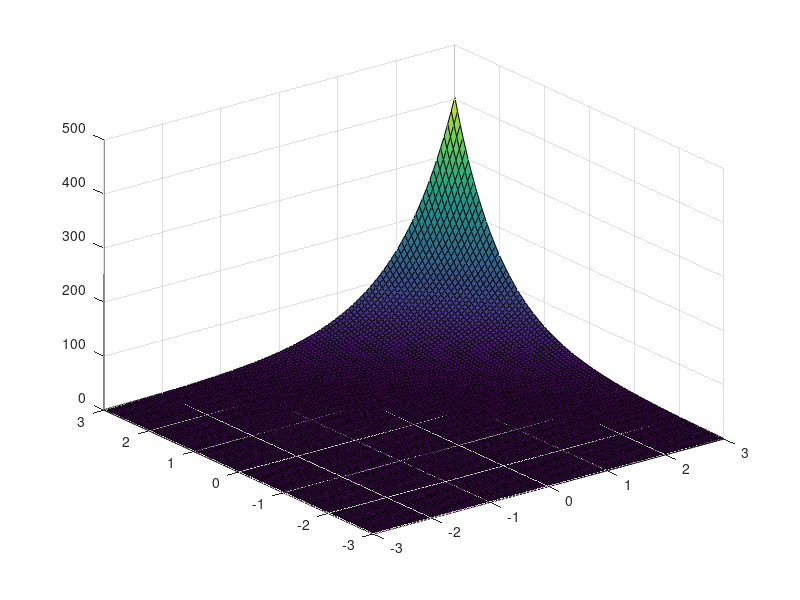

Reproduce this figure in MATLAB.
%{
fs = 8000
len = 1
t = linspace(0,len,len*fs+ 1);
t(end) = [];
s1 = sin(pi*2*440 * t);
s2 = sin(t *550*pi*2);
s3 = sin(pi*t*660*2);
ss = s1 + s2 + s3;
sound(ss,fs);
%}

%{
MATLAB-ban minden by default egy matrix az 1 is egy 1X1 matrix.
by default minden double
scalar/diacic multiple of two vectors

%}

x = [1 2 3]';
y = [1 2 3];

x = linspace(1,10,10);
x(1:2:10); % olyan mint numpyban csak annyi a különbség hogy középen van a lépésköz

dlmwrite('A.txt',x) % -> kiírja az eredményt !!! Nem szép, de működik !!
z = dlmread('A.txt')
% prod -> sokkal gyorsabb mint egy for loop !!!
% ha lehet beépített fv-eket használjunk



f = @(n) sqrt(2 *pi *n) * (n/exp(1))^n;

f(55)

%{
function x = fibo(n)
x = [0,1] * [0,1;1,1] ^ (n-1) * [0;1];
end

% O(log(n))

x = linspace(-2,2,100);
y = sin(pi*x) / (pi*x)
xlabel("X")
ylabel("Y")
figure
plot(x,y)
title("parabola")
grid on
axis equal
%}


x = linspace(-3,3,100);
y = linspace(-3,3,100);
[X,Y] = meshgrid(x,y);
z = exp(X + Y)
surf(X,Y,z);

grid on

